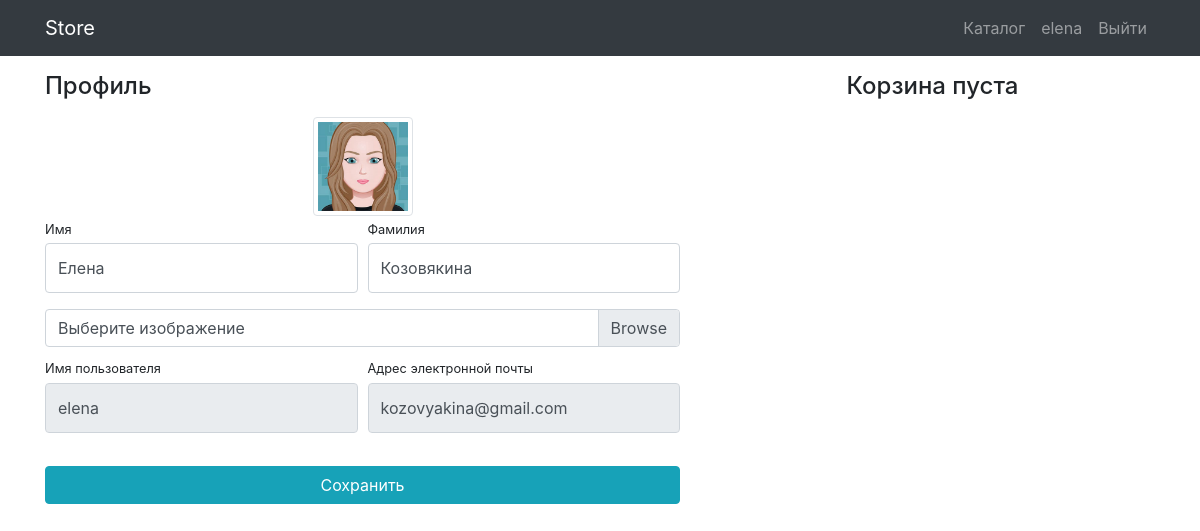
The page /users/profile/ (signed in) on the database its author committed.
### users/models.py (models this page shows)
class User(AbstractUser):
    image = models.ImageField(upload_to='users_images/', blank=True)
    is_verify_email = models.BooleanField(default=False, verbose_name='Подтверждение электронной почты')

### users/views.py (the view)
# urls.py: path('profile/', views.profile, name='profile'),
@login_required(login_url='/users/login')
def profile(request):
    user = request.user
    if request.method == "POST":
        form = UserProfileForm(data=request.POST, files=request.FILES, instance=user)
        if form.is_valid():
            form.save()
            return redirect('profile')
    else:
        form = UserProfileForm(instance=user)
    baskets = Basket.objects.filter(user=user)
    total_quantity = sum(basket.quantity for basket in baskets)
    total_sum = sum(basket.sum() for basket in baskets)
    context = {
        'title': 'Store - Профиль',
        'form': form,
        'baskets': Basket.objects.filter(user=user),
        'total_quantity': total_quantity,
        'total_sum': total_sum
    }
    return render(request, 'users/profile.html', context)

### users/forms.py
class UserProfileForm(UserChangeForm):  # поменять на UserChangeForm
    username = forms.CharField(widget=forms.TextInput(attrs={"readonly": True}))
    email = forms.CharField(widget=forms.EmailInput(attrs={"readonly": True}))
    image = forms.ImageField(widget=forms.FileInput(), required=False)
    def __init__(self, *args, **kwargs):
        super().__init__(*args, **kwargs)
        for field in self.fields.values():
            field.widget.attrs['class'] = 'form-control py-4'
        self.fields['image'].widget.attrs['class'] = 'custom-file-input'
    class Meta:
        model = User
        fields = ('first_name', 'last_name', 'image', 'username', 'email')

### products/context_processors.py (called while the page is built)
def baskets(request):
    user = request.user
    return {'baskets': Basket.objects.filter(user=user) if user.is_authenticated else []}

### users/templates/users/profile.html (shortened to what this page needs)
{% extends 'products/base.html' %}
{% load static %}
{% block css %}
<link href="{% static 'css/profile.css' %}" rel="stylesheet">
{% endblock %}
{% block content %}
<div class="container">
    <div class="row">
        <div class="col-lg-7">
            <h4 class="mt-3 mb-3">Профиль</h4>
            <div class="col-lg-12 text-center">
                <img width="100" height="100"
                     src="{% if user.image %} {{ user.image.url }} {% else %} {% static 'vendor/img/users/default.jpg' %} {% endif %}"
                     class="img-thumbnail">
            </div>
            <form action="{% url 'profile' %}" method="post" enctype="multipart/form-data">
                <div class="form-row">
                    <div class="col-lg-6">
                        <div class="form-group">
                            <label class="small mb-1" for="{{ form.first_name.id_for_label }}">Имя</label>
                            {{ form.first_name }}
                        </div>
                    </div>
                    <div class="col-lg-6">
                        <div class="form-group">
                            <label class="small mb-1" for="{{ form.last_name.id_for_label }}">Фамилия</label>
                            {{ form.last_name }}
                        </div>
                    </div>
                </div>
                <div class="form-row mb-2">
                    <div class="col-lg-12">
                        <div class="custom-file">
                            <label class="custom-file-label" for="{{ form.image.id_for_label }}">Выберите изображение</label>
                        </div>
                    </div>
                </div>
                <div class="form-row">
                    <div class="col-lg-6">
                        <label class="small mb-1" for="{{ form.username.id_for_label }}">Имя пользователя</label>
                       {{ form.username }}
                    </div>
                    <div class="col-lg-6">
                        <label class="small mb-1" for="{{ form.email.id_for_label }}">Адрес электронной
                            почты</label>
                      {{ form.email }}
                    </div>
                </div>
                <div class="form-row">
                    <div class="col-lg-12" style="margin-top: 33px;">
                        <input class="btn btn-info btn-block" type="submit" value="Сохранить">
                    </div>
                </div>
            </form>
        </div>
        {% include 'products/basket.html' %}
    </div>
</div>
{% endblock %}

### products/templates/products/base.html (shortened to what this page needs)
<!DOCTYPE html>
{% load static %}
<html lang="en">
<head>
    <link href="{% static 'vendor/bootstrap/css/bootstrap.min.css' %}" rel="stylesheet">
    {% block css %} {% endblock %}
</head>
<body>
<nav class="navbar navbar-expand-lg navbar-dark bg-dark fixed-top">
    <div class="container">
        <a class="navbar-brand" href="{% url 'index' %}">Store</a>
        <div class="collapse navbar-collapse" id="navbarResponsive">
            <ul class="navbar-nav ml-auto">
                <li class="nav-item">
                    <a class="nav-link" href="{% url 'products' %}">Каталог  </a>
                </li>
                {% if user.is_authenticated %}
                <li class="nav-item">
                    <a class="nav-link" href="{% url 'profile' %}">{{  user.username }}
                    </a>
                </li>
                <li class="nav-item">
                    <a class="nav-link" href="{% url 'logout' %}">Выйти </a>
                </li>
                {% else %}
                <li class="nav-item">
                    <a class="nav-link" href="{% url 'login' %}">Войти <i class="fas fa-sign-in-alt"></i></a>
                </li>
                {% endif %}
            </ul>
        </div>
    </div>
</nav>
{% block content %}
{% endblock %}
</body>
</html>

### products/static/css/profile.css (style rules this page uses)
body { padding-top: 56px; }

### rows shown on the page
User: username "elena", image (picture), first_name "Елена", last_name "Козовякина", email "kozovyakina@gmail.com"
